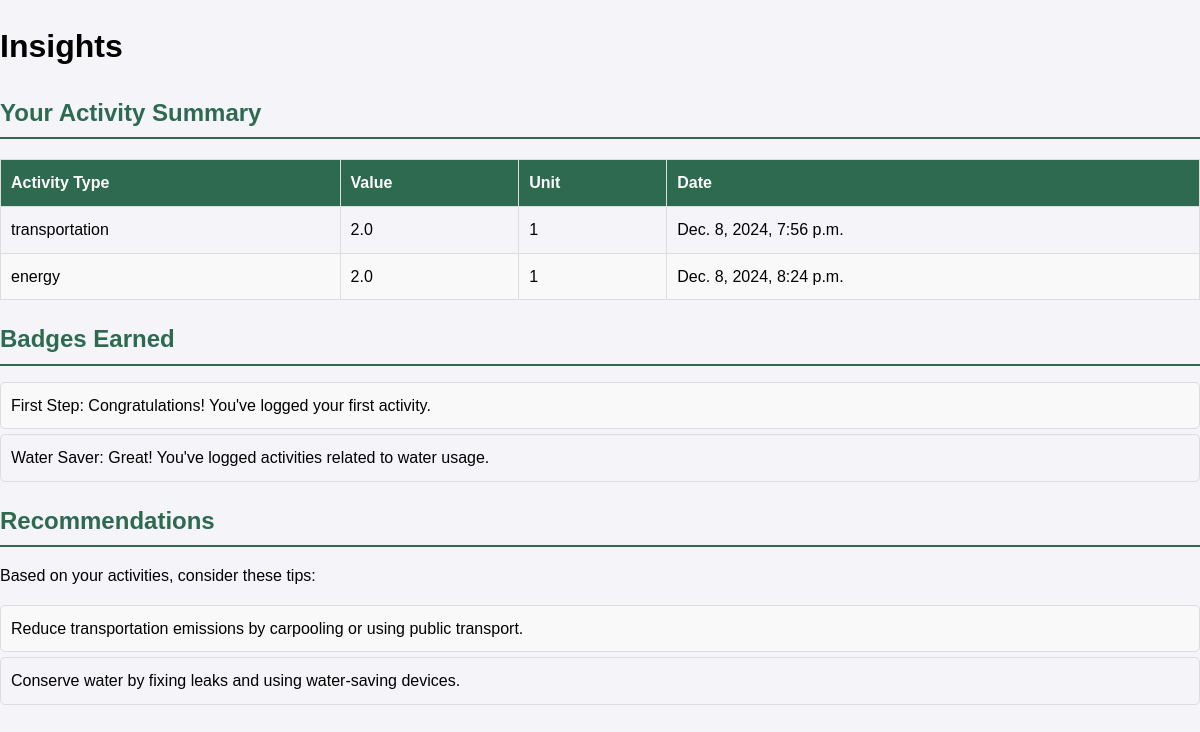
The app's page /insights/ (signed in) with its own data.
### tracker/models.py (models this page shows, shortened)
class Activity(models.Model):
    ACTIVITY_CHOICES = [
        ('transportation', 'Transportation'),
        ('energy', 'Energy'),
        ('water', 'Water'),
        ('waste', 'Waste'),
    ]
    user = models.ForeignKey(User, on_delete=models.CASCADE)
    activity_type = models.CharField(max_length=20, choices=ACTIVITY_CHOICES)
    value = models.FloatField()
    unit = models.CharField(max_length=20)
    date = models.DateTimeField(auto_now_add=True)

class Badge(models.Model):
    user = models.ForeignKey(User, on_delete=models.CASCADE)
    name = models.CharField(max_length=50)
    description = models.TextField()
    earned_at = models.DateTimeField(auto_now_add=True)

### tracker/views.py (the view)
# urls.py: path('insights/', views.insights, name='insights'),  # View insights
@login_required
def insights(request):
    activities = Activity.objects.filter(user=request.user)
    badges = Badge.objects.filter(user=request.user)
    return render(request, 'tracker/insights.html', {
        'activities': activities,
        'badges': badges,
    })

### tracker/templates/tracker/insights.html (shortened to what this page needs)
<!DOCTYPE html>
<html>
<head>
    {% load static %}
    <link rel="stylesheet" href="{% static 'tracker/styles.css' %}">
</head>
<body>
    <h1>Insights</h1>
    <h2>Your Activity Summary</h2>
    <table>
        <thead>
            <tr>
                <th>Activity Type</th>
                <th>Value</th>
                <th>Unit</th>
                <th>Date</th>
            </tr>
        </thead>
        <tbody>
            {% if activities %}
                {% for activity in activities %}
                <tr>
                    <td>{{ activity.activity_type }}</td>
                    <td>{{ activity.value }}</td>
                    <td>{{ activity.unit }}</td>
                    <td>{{ activity.date }}</td>
                </tr>
                {% endfor %}
            {% else %}
                <tr>
                    <td colspan="4">No activities logged yet.</td>
                </tr>
            {% endif %}
        </tbody>
    </table>
    <h2>Badges Earned</h2>
    <ul>
        {% if badges %}
            {% for badge in badges %}
            <li>{{ badge.name }}: {{ badge.description }}</li>
            {% endfor %}
        {% else %}
            <li>No badges earned yet.</li>
        {% endif %}
    </ul>
    <h2>Recommendations</h2>
    <p>Based on your activities, consider these tips:</p>
    <ul>
        <li>Reduce transportation emissions by carpooling or using public transport.</li>
        <li>Conserve water by fixing leaks and using water-saving devices.</li>
    </ul>
</body>
</html>

### static/tracker/styles.css (style rules this page uses)
body { font-family: 'Arial', sans-serif; background-color: #f4f4f9; margin: 0; padding: 0; line-height: 1.6; }
h2 { color: #2d6a4f; border-bottom: 2px solid #2d6a4f; margin-bottom: 10px; padding-bottom: 5px; }
ul { list-style: none; padding: 0; }
li { background: #f4f4f9; margin: 5px 0; padding: 10px; border: 1px solid #ddd; border-radius: 5px; }
li:nth-child(odd) { background: #f9f9f9; }
table { width: 100%; border-collapse: collapse; margin: 20px 0; }
table th, table td { padding: 10px; text-align: left; border: 1px solid #ddd; }
table th { background: #2d6a4f; color: #fff; }
table tr:nth-child(even) { background: #f9f9f9; }

### records on screen
Activity: activity_type "transportation", value "2.0", unit "1", date "Dec. 8, 2024, 7:56 p.m."
Activity: activity_type "energy", value "2.0", unit "1", date "Dec. 8, 2024, 8:24 p.m."
Badge: name "First Step", description "Congratulations! You've logged your first activity."
Badge: name "Water Saver", description "Great! You've logged activities related to water usage."
